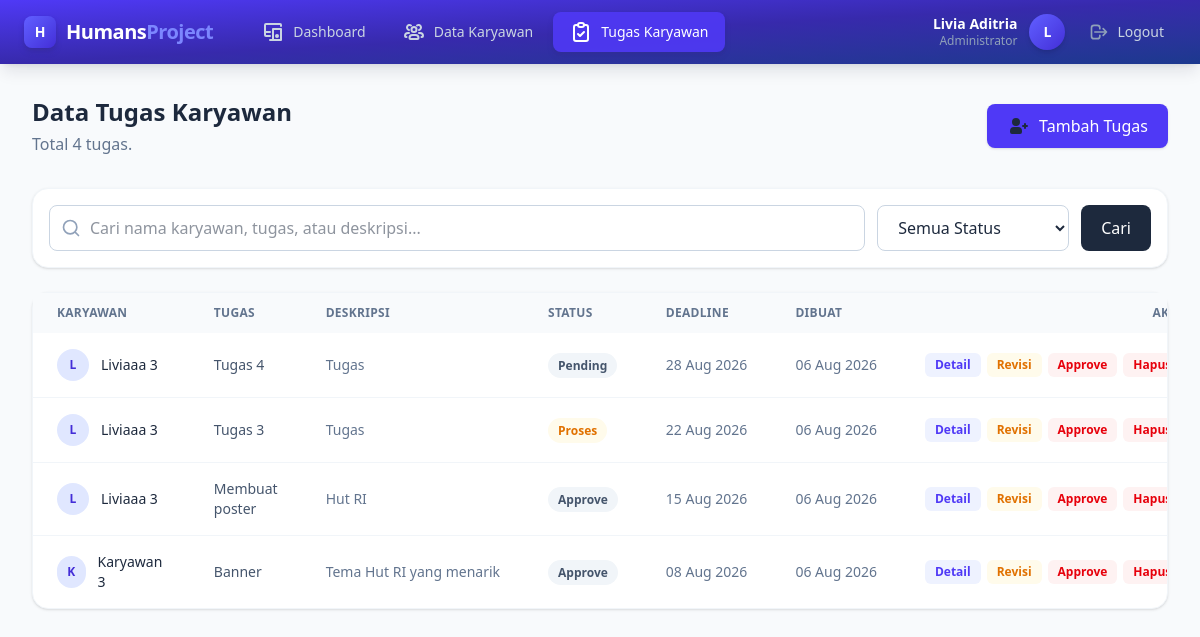
Page /task/index.php (signed in) on the committed database.
### tables this page shows
CREATE TABLE IF NOT EXISTS `tasks` (
  `id` bigint unsigned NOT NULL AUTO_INCREMENT,
  `user_id` bigint unsigned NOT NULL,
  `nama_karyawan` varchar(120) NOT NULL,
  `tugas` varchar(255) NOT NULL,
  `deskripsi` text,
  `deadline` date DEFAULT NULL,
  `bukti_tugas` varchar(255) DEFAULT NULL,
  `status` enum('pending','proses','approve','selesai') NOT NULL DEFAULT 'pending',
  `created_at` timestamp NULL DEFAULT CURRENT_TIMESTAMP,
  `updated_at` timestamp NULL DEFAULT CURRENT_TIMESTAMP ON UPDATE CURRENT_TIMESTAMP,
  PRIMARY KEY (`id`),
  KEY `fk_tasks_user` (`user_id`),
  CONSTRAINT `fk_tasks_user` FOREIGN KEY (`user_id`) REFERENCES `users` (`id`) ON DELETE CASCADE ON UPDATE CASCADE
);

### config/database.php (called while the page is built, shortened)
<?php
function db(): PDO
{
    try {
        $dsn = 'mysql:host=' . DB_HOST . ';dbname=' . DB_NAME . ';charset=utf8mb4';
        $pdo = new PDO($dsn, DB_USER, DB_PASS, [
            PDO::ATTR_ERRMODE => PDO::ERRMODE_EXCEPTION,
            PDO::ATTR_DEFAULT_FETCH_MODE => PDO::FETCH_ASSOC,
            PDO::ATTR_EMULATE_PREPARES => false,
        ]);
        return $pdo;
    } catch (PDOException $e) {
        exit('Koneksi database gagal. Periksa config/database.php dan pastikan MySQL akti');
    }
}

### includes/functions.php (called while the page is built, shortened)
<?php
function e(?string $value): string
{
    return htmlspecialchars((string) $value, ENT_QUOTES, 'UTF-8');
}

### task/index.php (the view, shortened to what this page needs)
<?php
$keyword = trim((string) ($_GET['q'] ?? ''));
$statusFilter = trim((string) ($_GET['status'] ?? ''));
$sql = "SELECT id, user_id, nama_karyawan, tugas, deskripsi, deadline, status, created_at, updated_at
        FROM tasks
        WHERE 1=1";
$params = [];
$sql .= ' ORDER BY created_at DESC';
$stmt = db()->prepare($sql);
$stmt->execute($params);
$tugasList = $stmt->fetchAll();
$totalTugas = count($tugasList);
function tugas_status_badge(string $status): string
{
    $map = [
        'pending' => 'bg-slate-100 text-slate-600',
        'proses'  => 'bg-amber-50 text-amber-600',
        'selesai' => 'bg-emerald-50 text-emerald-700',
    ];
    $label = [
        'pending' => 'Pending',
        'proses'  => 'Proses',
        'selesai' => 'Selesai',
        'approve' => 'Approve',
    ];
    $class = $map[$status] ?? 'bg-slate-100 text-slate-600';
    $text = $label[$status] ?? ucfirst($status);
    return '<span class="px-2.5 py-1 text-xs font-semibold rounded-full ' . $class . '">' . e($text) . '</span>';
}
function tugas_deadline_display(?string $deadline, string $status): string
{
    $ts        = strtotime($deadline);
    $isLewat   = $ts < strtotime('today') && $status !== 'selesai';
    $class     = $isLewat ? 'text-red-600 font-semibold' : 'text-slate-500';
    $label     = date('d M Y', $ts);
    return '<span class="' . $class . '">' . e($label) . '</span>' .
           ($isLewat ? ' <span class="text-[10px] text-red-500 font-semibold uppercase">Lewat</span>' : '');
}
require __DIR__ . '/../includes/header.php';
?>
<div class="min-h-screen bg-transparent">
    <main class="max-w-7xl mx-auto p-8">
        <div class="flex items-center justify-between mb-8">
            <div>
                <h2 class="text-2xl font-semibold text-slate-800">
                    Data Tugas Karyawan
                </h2>
                <p class="text-slate-500 mt-1">
                    Total <?= $totalTugas ?> tugas<?= $keyword !== '' ? ' ditemukan untuk pencarian "' . e($keyword) . '"' : '' ?>.
                </p>
            </div>
            <a href="create_task.php"
                class="inline-flex items-center gap-2 bg-indigo-600 hover:bg-indigo-700 text-white font-medium px-5 py-2.5 rounded-lg shadow-sm transition-colors">
                    Tambah Tugas
            </a>
        </div>
        <div class="bg-white rounded-2xl shadow-sm border border-slate-100 p-4 mb-6">
            <form method="GET" class="flex flex-col sm:flex-row gap-3">
                <div class="relative flex-1">
                    <svg class="w-5 h-5 text-slate-400 absolute left-3 top-1/2 -translate-y-1/2"
                        xmlns="http://www.w3.org/2000/svg" fill="none" viewBox="0 0 24 24"
                        stroke="currentColor" stroke-width="2">
                        <path stroke-linecap="round" stroke-linejoin="round"
                            d="M21 21l-4.35-4.35M11 19a8 8 0 1 0 0-16 8 8 0 0 0 0 16Z"/>
                    </svg>
                    <input
                        type="text"
                        name="q"
                        value="<?= e($keyword) ?>"
                        placeholder="Cari nama karyawan, tugas, atau deskripsi..."
                        class="w-full rounded-lg border border-slate-300 pl-10 pr-4 py-2.5 focus:outline-none focus:ring-2 focus:ring-indigo-500 focus:border-transparent">
                </div>
                <select name="status"
                    class="rounded-lg border border-slate-300 px-4 py-2.5 focus:outline-none focus:ring-2 focus:ring-indigo-500 focus:border-transparent sm:w-48">
                    <option value="">Semua Status</option>
                </select>
                <button type="submit"
                    class="bg-slate-800 hover:bg-slate-900 text-white font-medium px-5 py-2.5 rounded-lg transition-colors">
                    Cari
                </button>
            </form>
        </div>
        <div class="bg-white rounded-2xl shadow-sm border border-slate-100">
            <div class="overflow-x-auto">
                <table class="w-full text-sm">
                    <thead class="bg-slate-50 text-slate-500 uppercase text-xs tracking-wide">
                        <tr>
                            <th class="text-left px-6 py-3 font-semibold">Karyawan</th>
                            <th class="text-left px-6 py-3 font-semibold">Tugas</th>
                            <th class="text-left px-6 py-3 font-semibold">Deskripsi</th>
                            <th class="text-left px-6 py-3 font-semibold">Status</th>
                            <th class="text-left px-6 py-3 font-semibold whitespace-nowrap">Deadline</th>
                            <th class="text-left px-6 py-3 font-semibold">Dibuat</th>
                            <th class="text-right px-6 py-3 font-semibold">Aksi</th>
                        </tr>
                    </thead>
                    <tbody class="divide-y divide-slate-100">
                        <?php if (empty($tugasList)): ?>
                            <tr>
                                <td colspan="7" class="px-6 py-10 text-center text-slate-400">
                                    <?= ($keyword !== '' || $statusFilter !== '') ? 'Tidak ada tugas yang cocok dengan pencarian.' : 'Belum ada data tugas.' ?>
                                </td>
                            </tr>
                        <?php else: ?>
                            <?php foreach ($tugasList as $row): ?>
                                <tr class="hover:bg-slate-50 transition-colors">
                                    <td class="px-6 py-4 font-medium text-slate-800">
                                        <div class="flex items-center gap-3">
                                            <div class="w-8 h-8 rounded-full bg-indigo-100 text-indigo-700 flex items-center justify-center text-xs font-bold">
                                                <?= strtoupper(substr($row['nama_karyawan'], 0, 1)) ?>
                                            </div>
                                            <?= e($row['nama_karyawan']) ?>
                                        </div>
                                    </td>
                                    <td class="px-6 py-4 text-slate-600">
                                        <?= e($row['tugas']) ?>
                                    </td>
                                    <td class="px-6 py-4 text-slate-500 max-w-xs truncate">
                                        <?= e((string) ($row['deskripsi'] ?? '-')) ?>
                                    </td>
                                    <td class="px-6 py-4">
                                        <?= tugas_status_badge($row['status']) ?>
                                    </td>
                                    <td class="px-6 py-4 whitespace-nowrap">
                                        <?= tugas_deadline_display($row['deadline'] ?? null, $row['status']) ?>
                                    </td>
                                    <td class="px-6 py-4 text-slate-500 whitespace-nowrap">
                                        <?= $row['created_at'] ? date('d M Y', strtotime((string) $row['created_at'])) : '-' ?>
                                    </td>
                                    <td class="px-6 py-4">
                                        <div class="flex items-center justify-end gap-1.5">
                                            <a href="view_task.php?id=<?= (int) $row['id'] ?>"
                                                class="px-2.5 py-1 text-xs font-semibold rounded-md bg-indigo-50 text-indigo-600 hover:bg-indigo-600 hover:text-white transition-all duration-150">
                                                Detail
                                            </a>
                                            <a href="edit_task.php?id=<?= (int) $row['id'] ?>"
                                                class="px-2.5 py-1 text-xs font-semibold rounded-md bg-amber-50 text-amber-600 hover:bg-amber-600 hover:text-white transition-all duration-150">
                                                Revisi
                                            </a>
                                            <form action="update_status.php" method="POST" class="inline-flex"
                                                onsubmit="return confirm('Approve tugas ini?');">
                                                <button type="submit"
                                                    class="px-2.5 py-1 text-xs font-semibold rounded-md bg-red-50 text-red-600 hover:bg-red-600 hover:text-white transition-all duration-150">
                                                    Approve
                                                </button>
                                            </form>
                                            <form action="delete_task.php" method="POST"
                                                onsubmit="return confirm('Yakin ingin menghapus tugas &quot;<?= e($row['tugas']) ?>&quot; milik <?= e($row['nama_karyawan']) ?>?');"
                                                class="inline-flex">
                                                <button type="submit"
                                                    class="px-2.5 py-1 text-xs font-semibold rounded-md bg-red-50 text-red-600 hover:bg-red-600 hover:text-white transition-all duration-150">
                                                    Hapus
                                                </button>
                                            </form>
                                        </div>
                                    </td>
                                </tr>
                            <?php endforeach; ?>
                        <?php endif; ?>
                    </tbody>
                </table>
            </div>
        </div>
    </main>
</div>
<?php require __DIR__ . '/../includes/footer.php'; ?>

### rows in the picture
tasks: nama_karyawan "L", nama_karyawan "Liviaaa 3", tugas "Tugas 4", deskripsi "Tugas", status "Pending", deadline "28 Aug 2026", created_at "06 Aug 2026"
tasks: nama_karyawan "L", nama_karyawan "Liviaaa 3", tugas "Tugas 3", deskripsi "Tugas", status "Proses", deadline "22 Aug 2026", created_at "06 Aug 2026"
tasks: nama_karyawan "L", nama_karyawan "Liviaaa 3", tugas "Membuat poster", deskripsi "Hut RI", status "Approve", deadline "15 Aug 2026", created_at "06 Aug 2026"
tasks: nama_karyawan "K", nama_karyawan "Karyawan 3", tugas "Banner", deskripsi "Tema Hut RI yang menarik", status "Approve", deadline "08 Aug 2026", created_at "06 Aug 2026"

### other values in the picture
$namaLengkap "Livia Aditria"
substr($namaLengkap, 0, 1) "L"
$totalTugas "4"
